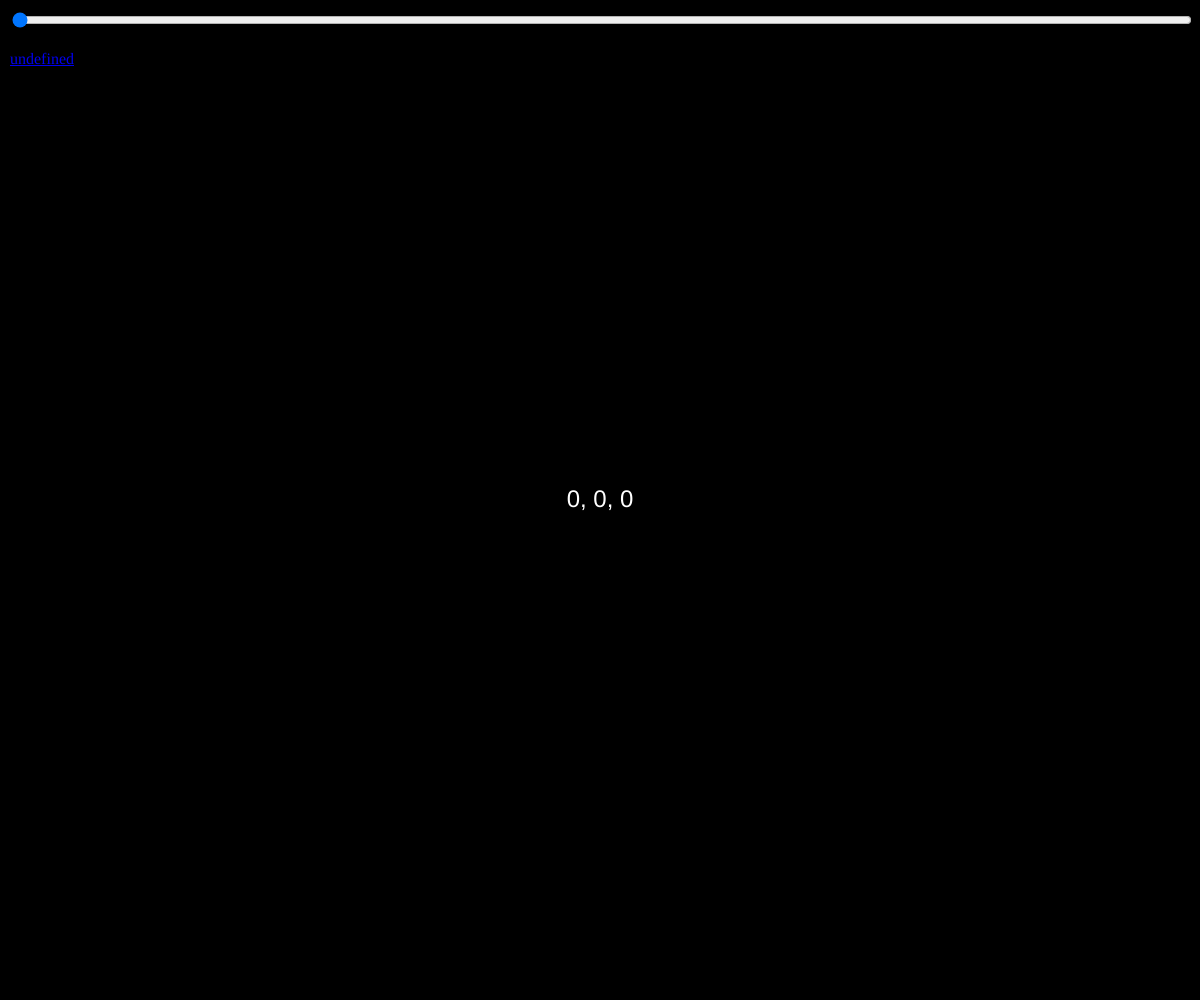
Frame 1 (no input)
Frame 60 (no input): identical to frame 1, image omitted
Frame 120 (the mouse pressed at the canvas centre since frame 60): identical to frame 1, image omitted

The p5.js sketch that drew this single still picture (run headless with seeded random() and noise() and a simulated clock; from frame 60 on, the mouse is pressed at the canvas centre):

// p5.js sketch
// ── sketch.js
// TODO: The DOM

let sliderRed;
let myLink;

function setup() {
  createCanvas(windowWidth, windowHeight);
  textAlign(CENTER, CENTER);
  textSize(24);

  sliderRed = createSlider(0, 255, 0);
  sliderRed.position(10, 10);
 sliderRed.style("width", width - 20 + "px"); // this is css styling

 myLink = createA ("https://tinyurl.com/leaveapea")
myLink.position(10,50)
}

function draw() {
  let valR = sliderRed.value();

  background(valR, 0, 0);

  fill(255 - valR, 255, 255);
  text(valR + ", " + 0 + ", " + 0, width / 2, height / 2);
}
